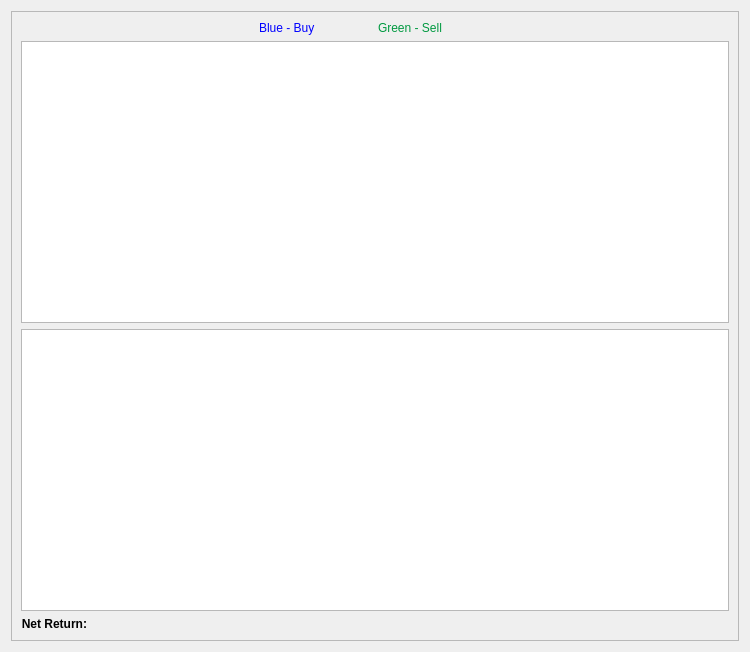
<?xml version="1.0" encoding="UTF-8"?>
<ui version="4.0">
 <class>DisplayAnalysis</class>
 <widget class="QWidget" name="DisplayAnalysis">
  <property name="geometry">
   <rect>
    <x>0</x>
    <y>0</y>
    <width>750</width>
    <height>652</height>
   </rect>
  </property>
  <property name="sizePolicy">
   <sizepolicy hsizetype="Expanding" vsizetype="Expanding">
    <horstretch>0</horstretch>
    <verstretch>0</verstretch>
   </sizepolicy>
  </property>
  <property name="windowTitle">
   <string>Form</string>
  </property>
  <layout class="QVBoxLayout" name="verticalLayout_2">
   <item>
    <widget class="QScrollArea" name="scrollArea">
     <property name="sizePolicy">
      <sizepolicy hsizetype="Expanding" vsizetype="Expanding">
       <horstretch>0</horstretch>
       <verstretch>0</verstretch>
      </sizepolicy>
     </property>
     <property name="widgetResizable">
      <bool>true</bool>
     </property>
     <widget class="QWidget" name="scrollViewGraph">
      <property name="geometry">
       <rect>
        <x>0</x>
        <y>0</y>
        <width>726</width>
        <height>628</height>
       </rect>
      </property>
      <layout class="QGridLayout" name="gridLayout_2">
       <item row="4" column="0">
        <layout class="QVBoxLayout" name="verticalLayout">
         <item>
          <widget class="QGraphicsView" name="graphicsGraphDisplay"/>
         </item>
         <item>
          <widget class="QTableWidget" name="returnsAnalysis">
           <property name="sortingEnabled">
            <bool>true</bool>
           </property>
          </widget>
         </item>
         <item>
          <layout class="QHBoxLayout" name="horizontalLayout" stretch="0,20">
           <item>
            <widget class="QLabel" name="label_8">
             <property name="font">
              <font>
               <weight>75</weight>
               <bold>true</bold>
              </font>
             </property>
             <property name="text">
              <string>Net Return:</string>
             </property>
             <property name="alignment">
              <set>Qt::AlignRight|Qt::AlignTrailing|Qt::AlignVCenter</set>
             </property>
            </widget>
           </item>
           <item>
            <widget class="QLabel" name="net_return_value_label">
             <property name="text">
              <string/>
             </property>
            </widget>
           </item>
          </layout>
         </item>
        </layout>
       </item>
       <item row="2" column="0" rowspan="2">
        <layout class="QHBoxLayout" name="horizontalLayout_2">
         <item>
          <widget class="QLabel" name="label_6">
           <property name="text">
            <string/>
           </property>
          </widget>
         </item>
         <item>
          <widget class="QLabel" name="label_5">
           <property name="text">
            <string/>
           </property>
          </widget>
         </item>
         <item>
          <widget class="QLabel" name="label">
           <property name="text">
            <string>&lt;span style=&quot;color:blue&quot;&gt;Blue - Buy&lt;/span&gt;</string>
           </property>
          </widget>
         </item>
         <item>
          <widget class="QLabel" name="label_2">
           <property name="text">
            <string>&lt;html&gt;&lt;head/&gt;&lt;body&gt;&lt;p&gt;&lt;span style=&quot; color:#009940;&quot;&gt;Green - Sell&lt;/span&gt;&lt;/p&gt;&lt;/body&gt;&lt;/html&gt;</string>
           </property>
          </widget>
         </item>
         <item>
          <widget class="QLabel" name="label_4">
           <property name="text">
            <string/>
           </property>
          </widget>
         </item>
         <item>
          <widget class="QLabel" name="label_3">
           <property name="text">
            <string/>
           </property>
          </widget>
         </item>
        </layout>
       </item>
      </layout>
     </widget>
    </widget>
   </item>
  </layout>
 </widget>
 <resources/>
 <connections/>
</ui>
